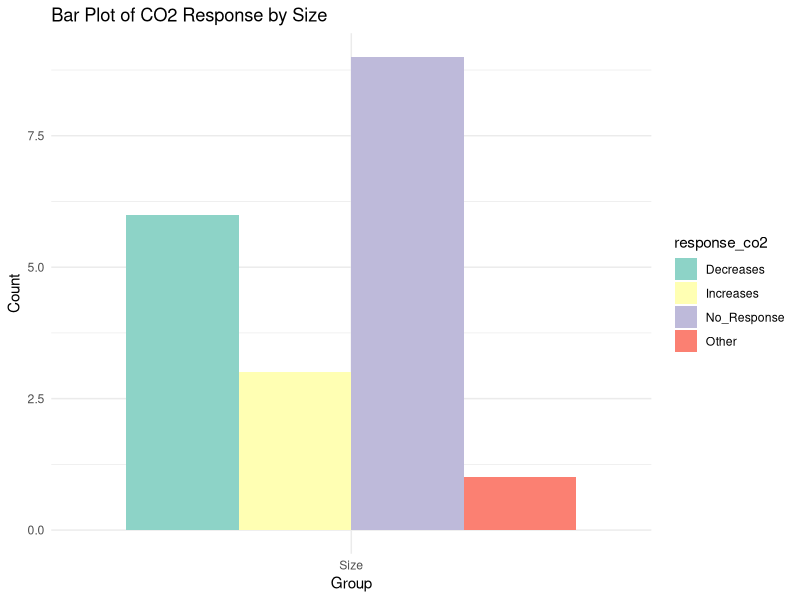
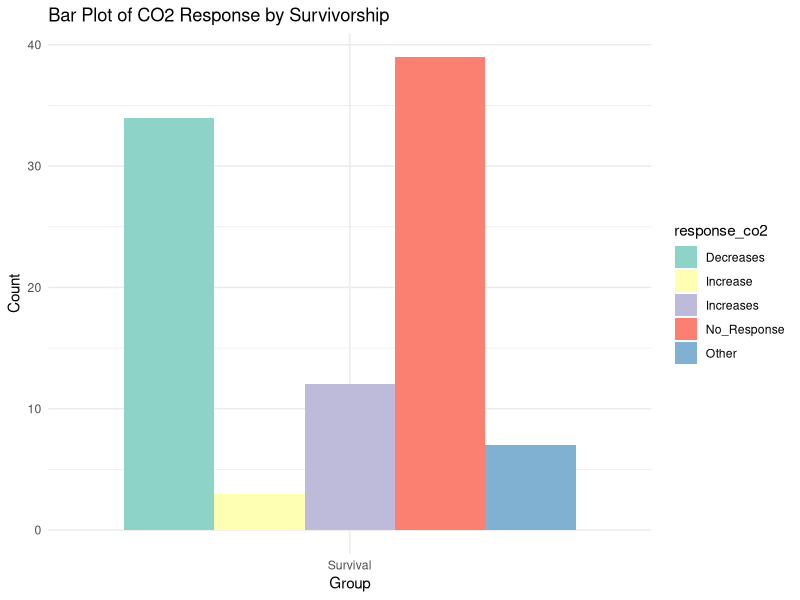
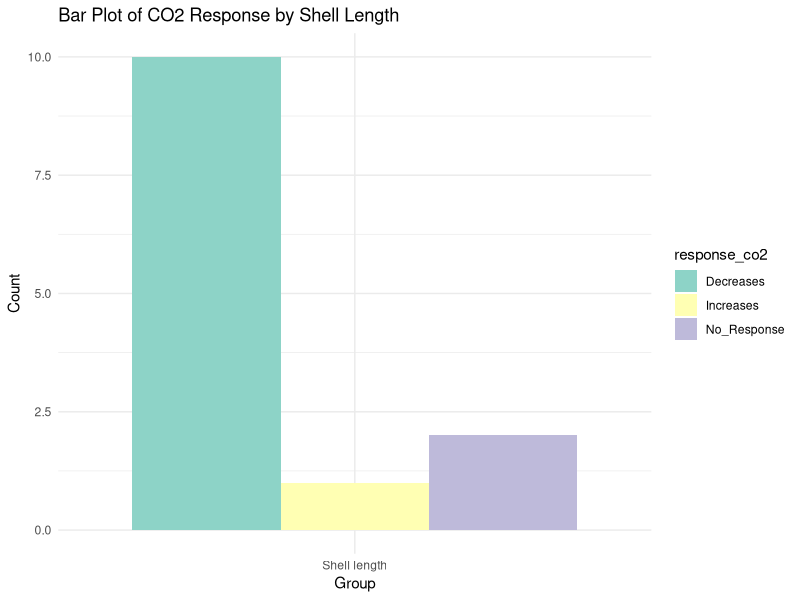
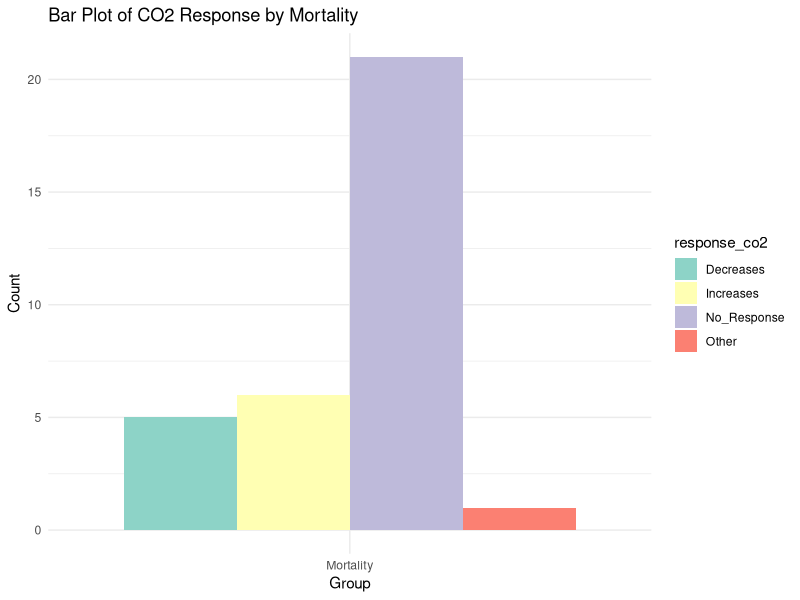
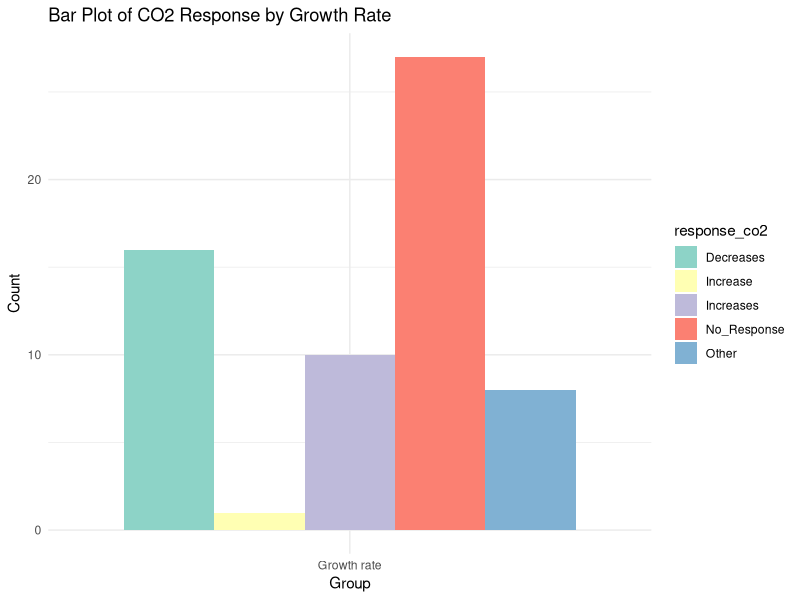
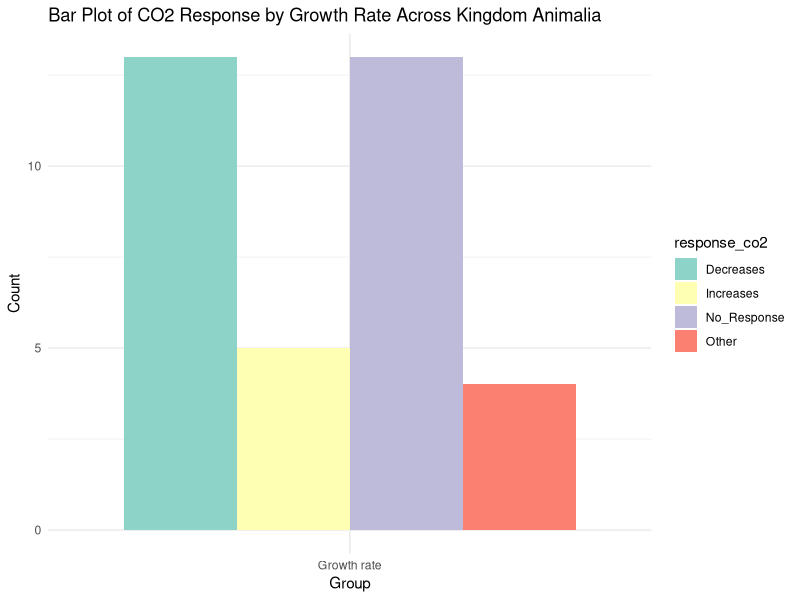
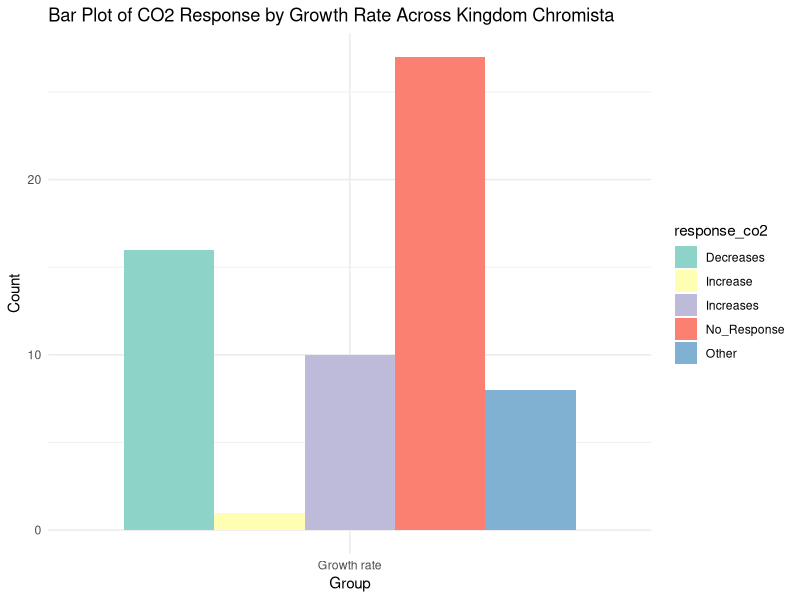

These figures' R source, in order:
## ---- chunk 1
raw_data <- read.csv("Bio Project Data.csv")
raw_data <- na.omit(raw_data)
head(raw_data)
## ---- chunk 2
library(dplyr)
summarize(raw_data)
## ---- chunk 3
# Use filter to extract specific locations
raw_data_response <- raw_data %>%
  filter(Response%in% c("Size", "Survival", "Shell length", "Mortality", "Growth rate"))
raw_data_response
## ---- chunk 4
library(ggplot2)
raw_data_size <- raw_data_response %>%
  filter(Response%in% c("Size"))
response_co2 <- as.factor(raw_data_size$ResponseToCO2Increase)
size_plot <- ggplot(raw_data_size, aes(x = Response, fill = response_co2)) +
  geom_bar(position = "dodge") +  # Position bars side by side
  labs(title = "Bar Plot of CO2 Response by Size",
       x = "Group",
       y = "Count") +
  theme_minimal() +
  scale_fill_brewer(palette = "Set3")

size_plot
## ---- chunk 5
library(ggplot2)
raw_data_survival <- raw_data_response %>%
  filter(Response%in% c("Survival"))
response_co2 <- as.factor(raw_data_survival$ResponseToCO2Increase)
survival_plot <- ggplot(raw_data_survival, aes(x = Response, fill = response_co2)) +
  geom_bar(position = "dodge") +  # Position bars side by side
  labs(title = "Bar Plot of CO2 Response by Survivorship",
       x = "Group",
       y = "Count") +
  theme_minimal() +
  scale_fill_brewer(palette = "Set3")

survival_plot
## ---- chunk 6
library(ggplot2)
raw_data_shell <- raw_data_response %>%
  filter(Response%in% c("Shell length"))
response_co2 <- as.factor(raw_data_shell$ResponseToCO2Increase)
shell_plot <- ggplot(raw_data_shell, aes(x = Response, fill = response_co2)) +
  geom_bar(position = "dodge") +  # Position bars side by side
  labs(title = "Bar Plot of CO2 Response by Shell Length",
       x = "Group",
       y = "Count") +
  theme_minimal() +
  scale_fill_brewer(palette = "Set3")
shell_plot
## ---- chunk 7
library(ggplot2)
raw_data_mortality <- raw_data_response %>%
  filter(Response%in% c("Mortality"))
response_co2 <- as.factor(raw_data_mortality$ResponseToCO2Increase)
mortality_plot <- ggplot(raw_data_mortality, aes(x = Response, fill = response_co2)) +
  geom_bar(position = "dodge") +  # Position bars side by side
  labs(title = "Bar Plot of CO2 Response by Mortality",
       x = "Group",
       y = "Count") +
  theme_minimal() +
  scale_fill_brewer(palette = "Set3")
mortality_plot
## ---- chunk 8
library(ggplot2)
raw_data_growth <- raw_data_response %>%
  filter(Response%in% c("Growth rate"))
response_co2 <- as.factor(raw_data_growth$ResponseToCO2Increase)
growth_plot <- ggplot(raw_data_growth, aes(x = Response, fill = response_co2)) +
  geom_bar(position = "dodge") +  # Position bars side by side
  labs(title = "Bar Plot of CO2 Response by Growth Rate",
       x = "Group",
       y = "Count") +
  theme_minimal() +
  scale_fill_brewer(palette = "Set3")
growth_plot
## ---- chunk 9
library(ggplot2)
raw_data_growth_animal <- raw_data_response %>%
  filter(Response == "Growth rate", Kingdom == "Animalia")
summarize(raw_data_growth_animal)
response_co2 <- as.factor(raw_data_growth_animal$ResponseToCO2Increase)
growth_plot_animal <- ggplot(raw_data_growth_animal, aes(x = Response, fill = response_co2)) +
  geom_bar(position = "dodge") +  # Position bars side by side
  labs(title = "Bar Plot of CO2 Response by Growth Rate Across Kingdom Animalia",
       x = "Group",
       y = "Count") +
  theme_minimal() +
  scale_fill_brewer(palette = "Set3")
growth_plot_animal
## ---- chunk 10
library(ggplot2)
raw_data_growth_plant <- raw_data_response %>%
  filter(Response %in% c("Growth rate", "Chromista"))
response_co2 <- as.factor(raw_data_growth_plant$ResponseToCO2Increase)
growth_plot_plant <- ggplot(raw_data_growth_plant, aes(x = Response, fill = response_co2)) +
  geom_bar(position = "dodge") +  # Position bars side by side
  labs(title = "Bar Plot of CO2 Response by Growth Rate Across Kingdom Chromista",
       x = "Group",
       y = "Count") +
  theme_minimal() +
  scale_fill_brewer(palette = "Set3")
growth_plot_plant
